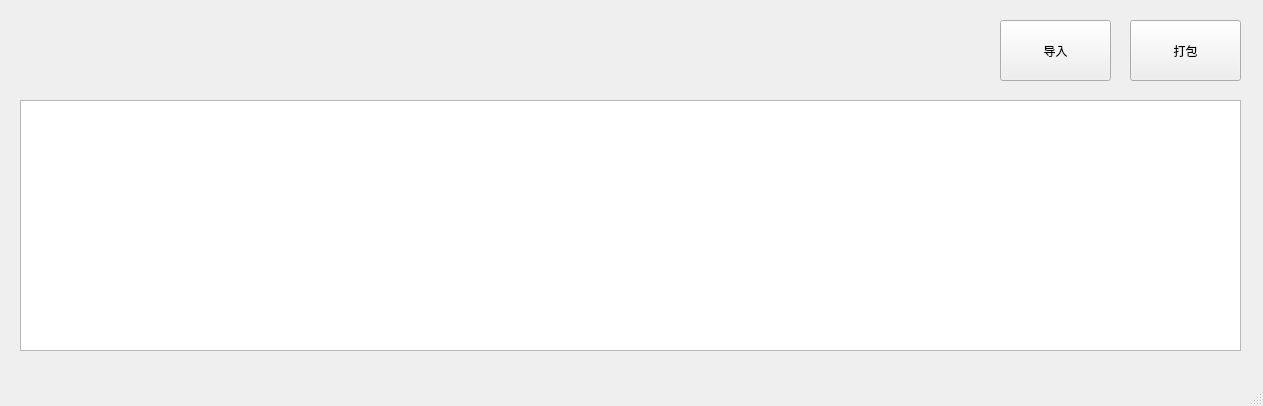
<?xml version="1.0" encoding="UTF-8"?>
<ui version="4.0">
 <class>MainWindow</class>
 <widget class="QMainWindow" name="MainWindow">
  <property name="geometry">
   <rect>
    <x>0</x>
    <y>0</y>
    <width>1263</width>
    <height>406</height>
   </rect>
  </property>
  <property name="windowTitle">
   <string>MainWindow</string>
  </property>
  <widget class="QWidget" name="centralwidget">
   <widget class="QPushButton" name="pushButton_impt">
    <property name="geometry">
     <rect>
      <x>1000</x>
      <y>20</y>
      <width>111</width>
      <height>61</height>
     </rect>
    </property>
    <property name="text">
     <string>导入</string>
    </property>
   </widget>
   <widget class="QPushButton" name="pushButton_pack">
    <property name="geometry">
     <rect>
      <x>1130</x>
      <y>20</y>
      <width>111</width>
      <height>61</height>
     </rect>
    </property>
    <property name="text">
     <string>打包</string>
    </property>
   </widget>
   <widget class="QTextEdit" name="textEdit_log">
    <property name="geometry">
     <rect>
      <x>20</x>
      <y>100</y>
      <width>1221</width>
      <height>251</height>
     </rect>
    </property>
   </widget>
  </widget>
  <widget class="QMenuBar" name="menubar">
   <property name="geometry">
    <rect>
     <x>0</x>
     <y>0</y>
     <width>1263</width>
     <height>26</height>
    </rect>
   </property>
  </widget>
  <widget class="QStatusBar" name="statusbar"/>
 </widget>
 <resources/>
 <connections/>
</ui>
